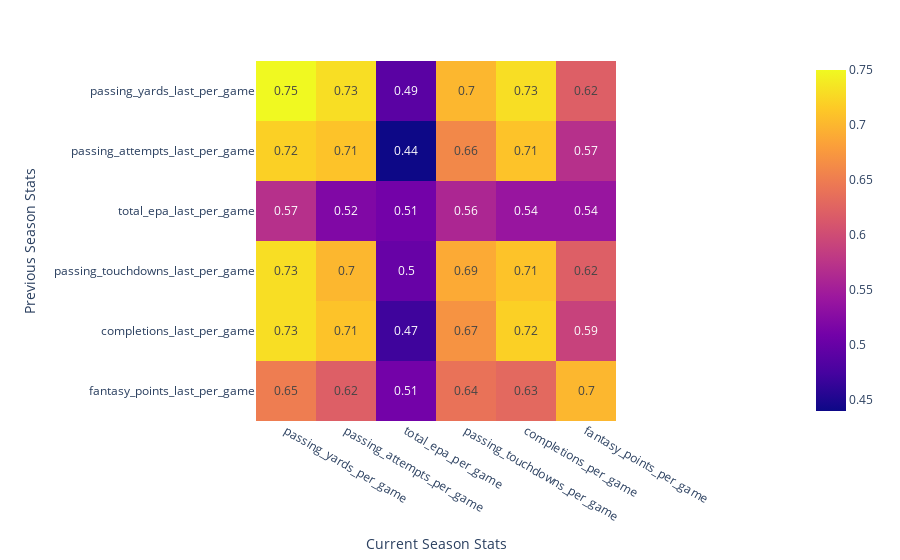
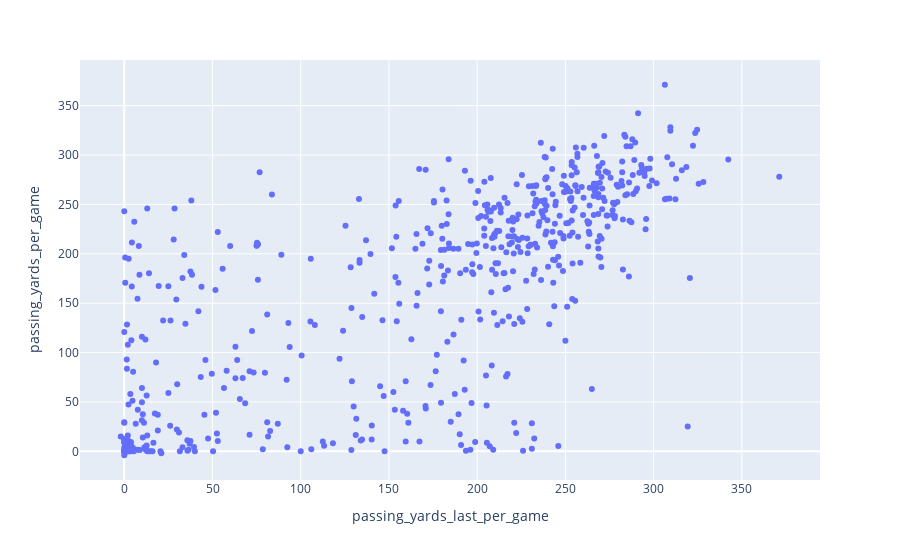

Write notebook code for charts like these, in order.
### Markdown cell above
## No Filter

### Code cell
filter_df(df, "", x, y, title="unfiltered")

### Figure 1 — Plotly figure (JSON) as saved in the notebook; plotly's stock layout.template omitted (floating-point values rounded to 4 significant figures)
{"data": [{"coloraxis": "coloraxis", "hovertemplate": "Current Season Stats: %{x}<br>Previous Season Stats: %{y}<br>color: %{z}<extra></extra>", "name": "0", "texttemplate": "%{z}", "type": "heatmap", "x": ["passing_yards_per_game", "passing_attempts_per_game", "total_epa_per_game", "passing_touchdowns_per_game", "completions_per_game", "fantasy_points_per_game"], "xaxis": "x", "y": ["passing_yards_last_per_game", "passing_attempts_last_per_game", "total_epa_last_per_game", "passing_touchdowns_last_per_game", "completions_last_per_game", "fantasy_points_last_per_game"], "yaxis": "y", "z": [[0.75, 0.73, 0.49, 0.7, 0.73, 0.62], [0.72, 0.71, 0.44, 0.66, 0.71, 0.57], [0.57, 0.52, 0.51, 0.56, 0.54, 0.54], [0.73, 0.7, 0.5, 0.69, 0.71, 0.62], [0.73, 0.71, 0.47, 0.67, 0.72, 0.59], [0.65, 0.62, 0.51, 0.64, 0.63, 0.7]]}], "layout": {"coloraxis": {"colorscale": [[0, "#0d0887"], [0.1111, "#46039f"], [0.2222, "#7201a8"], [0.3333, "#9c179e"], [0.4444, "#bd3786"], [0.5556, "#d8576b"], [0.6667, "#ed7953"], [0.7778, "#fb9f3a"], [0.8889, "#fdca26"], [1, "#f0f921"]]}, "margin": {"t": 60}, "xaxis": {"anchor": "y", "constrain": "domain", "domain": [0, 1], "scaleanchor": "y", "title": {"text": "Current Season Stats"}}, "yaxis": {"anchor": "x", "autorange": "reversed", "constrain": "domain", "domain": [0, 1], "title": {"text": "Previous Season Stats"}}}}

### Figure 2 — Plotly figure (JSON) as saved in the notebook; plotly's stock layout.template omitted (floating-point values rounded to 4 significant figures; data arrays with more than 128 entries replaced by an {"elided": "..."} marker saying what was removed)
{"data": [{"customdata": {"elided": "602x3 mixed values"}, "hovertemplate": "passing_yards_last_per_game=%{x}<br>passing_yards_per_game=%{y}<br>passer=%{customdata[0]}<br>season=%{customdata[1]}<br>age=%{customdata[2]}<extra></extra>", "legendgroup": "", "marker": {"color": "#636efa", "symbol": "circle"}, "mode": "markers", "name": "", "orientation": "v", "showlegend": false, "type": "scatter", "x": {"elided": "602 float values"}, "xaxis": "x", "y": {"elided": "602 float values"}, "yaxis": "y"}], "layout": {"legend": {"tracegroupgap": 0}, "margin": {"t": 60}, "xaxis": {"anchor": "y", "domain": [0, 1], "title": {"text": "passing_yards_last_per_game"}}, "yaxis": {"anchor": "x", "domain": [0, 1], "title": {"text": "passing_yards_per_game"}}}}
